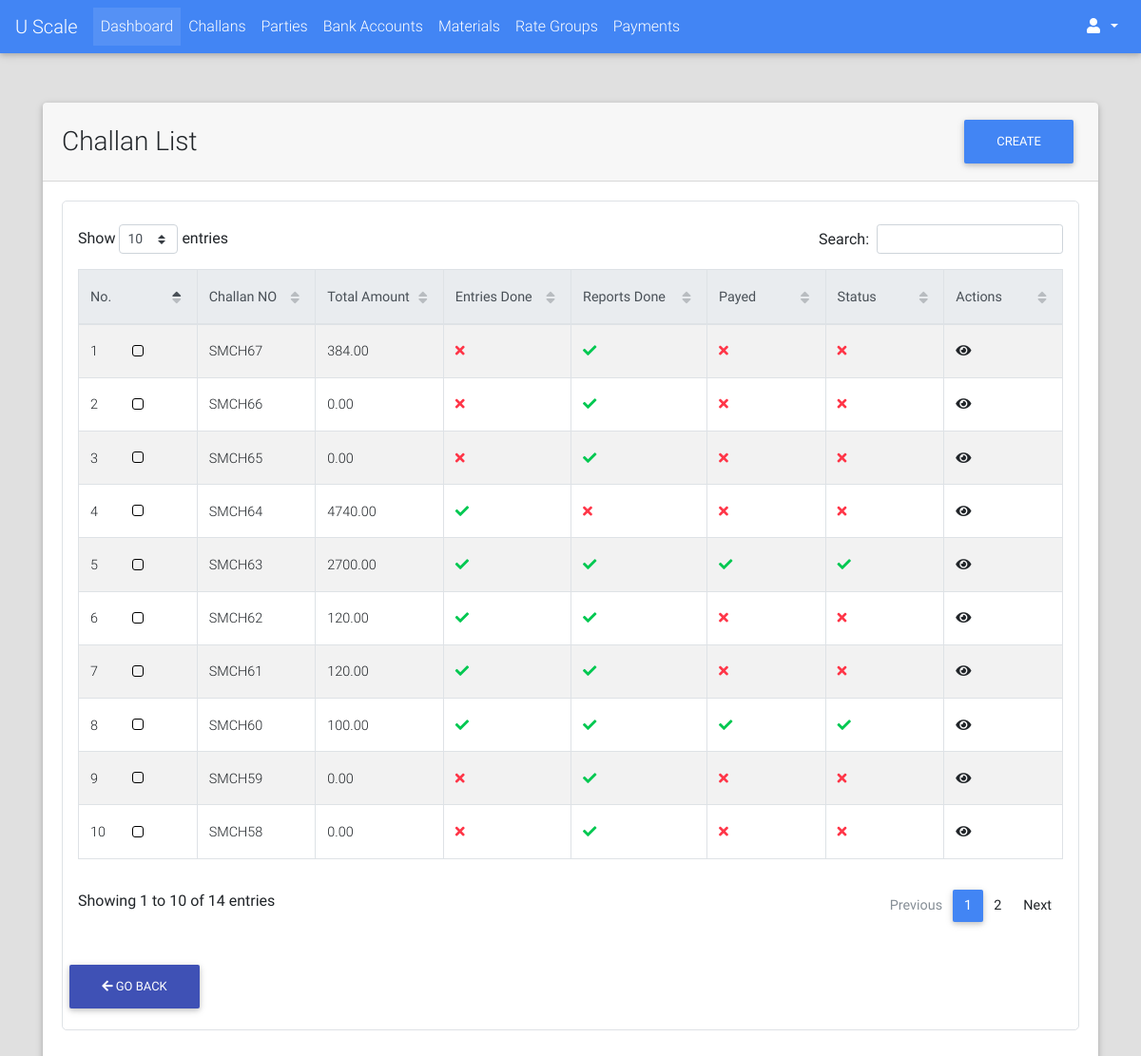
The app's page /challans/list/ (signed in), older data.
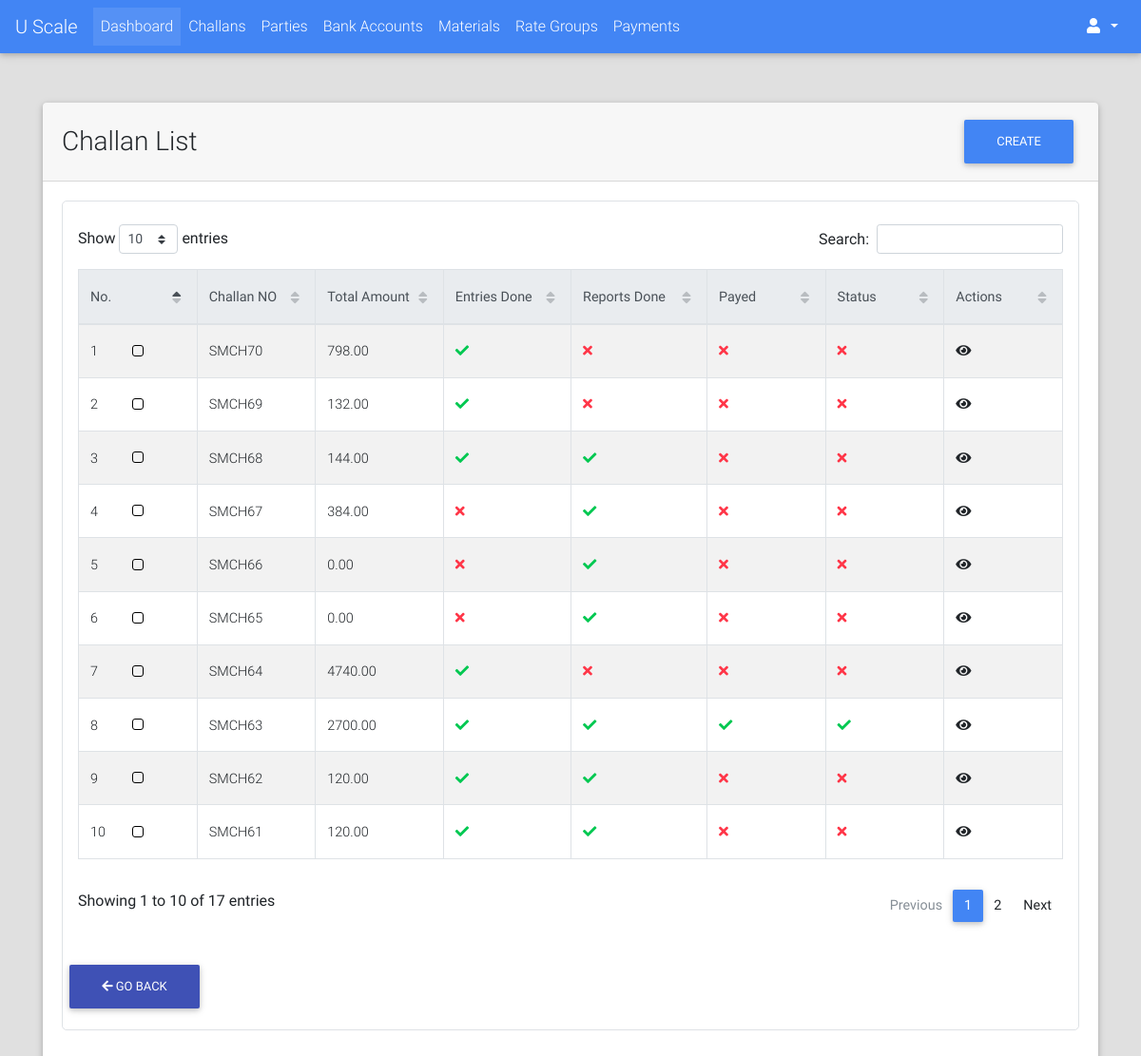
The same page, newer data.
### challans/models.py (models this page shows, shortened)
class Challan(models.Model):
    STATUS_CHOICES = (("PN", "Pending"), ("DN", "Done"))
    created_by = models.ForeignKey(User, on_delete=models.PROTECT)
    party = models.ForeignKey("parties.Party", on_delete=models.CASCADE)
    challan_no = models.CharField(max_length=32, blank=True, null=True)
    vehicle_details = models.CharField(max_length=128, blank=True, null=True)
    weights_amount = models.DecimalField(max_digits=9, decimal_places=2, default=0.00)
    extra_charges = models.DecimalField(max_digits=9, decimal_places=2, default=0.00)
    total_amount = models.DecimalField(max_digits=9, decimal_places=2, default=0.00)
    image = models.ImageField(upload_to="payments/", blank=True, null=True)
    extra_info = models.TextField(blank=True)
    created_on = models.DateTimeField(auto_now_add=True)
    updated_on = models.DateTimeField(auto_now=True)
    is_entries_done = models.BooleanField(default=False)
    is_reports_done = models.BooleanField(default=False)
    is_rates_assigned = models.BooleanField(default=False)
    is_payed = models.BooleanField(default=False)
    status = models.CharField(max_length=2, choices=STATUS_CHOICES, default="PN")
    @property
    def get_absolute_url(self):
        return reverse_lazy("challans:detail", kwargs={"challan_no": self.challan_no})

### challans/views.py (the view)
class ChallanListView(LoginRequiredMixin, ListView):
    model = Challan
    template_name = "challans/list.html"
    context_object_name = "challans"
    ordering = "-id"
    def get_queryset(self):
        qs = super().get_queryset()
        return qs.filter(Q(status="PN") | Q(created_on__date__gte=datetime.date.today()+datetime.timedelta(days=-30)))

### portal/templates/challans/list.html (shortened to what this page needs)
{% extends "portal/base.html" %}
{% load static %}
{% block custom_links %}
    <link href="{% static "css/addons/datatables.min.css" %}" rel="stylesheet">
    <link href="{% static "css/addons/datatables-select.min.css" %}" rel="stylesheet">
{% endblock %}
{% block content %}
    <br><br>
    <div class="container">
        <div class="card">
            <div class="card-header">
                <div class="row">
                    <div class="col-lg-9 m-auto">
                        <h3 class="m-auto">Challan List</h3>
                    </div>
                    <div class="col-lg-3">
                        <a class="float-right" href="{% url "challans:add" %}"><button class="btn btn-primary">Create</button></a>
                    </div>
                </div>
            </div>
            <div class="card-body">
                <div class="table p-3 border" style="border-radius: 5px">
                     <table id="dt-basic-checkbox" class="table table-striped table-bordered" cellspacing="0" width="100%">
                         <thead class="thead-light">
                            <th class="th-sm">No.</th>
                            <th class="th-sm">Challan NO</th>
                            <th class="th-sm">Total Amount</th>
                            <th class="th-sm">Entries Done</th>
                            <th class="th-sm">Reports Done</th>
                            <th class="th-sm">Payed</th>
                            <th class="th-sm">Status</th>
                            <th class="th-sm">Actions</th>
                         </thead>
                         <tbody>
                             {% if challans %}
                                {% for challan in challans %}
                                    <tr>
                                        <td>{{ forloop.counter }}</td>
                                        <td><a href="{{ challan.get_absolute_url }}">{{ challan.challan_no }}</a></td>
                                        <td>{{ challan.total_amount }}</td>
                                        <td>
                                            <i class="fa {% if challan.is_entries_done %}fa-check text-success{% else %}fa-times text-danger{% endif %}"></i>
                                        </td>
                                        <td>
                                            <i class="fa {% if challan.is_reports_done %}fa-check text-success{% else %}fa-times text-danger{% endif %}"></i>
                                        </td>
                                        <td>
                                            <i class="fa {% if challan.is_payed %}fa-check text-success{% else %}fa-times text-danger{% endif %}"></i>
                                        </td>
                                        <td>
                                            <i class="fa {% if challan.status == "DN" %}fa-check text-success{% else %}fa-times text-danger{% endif %}"></i>
                                        </td>
                                        <td><a href="{{ challan.get_absolute_url }}"><i class="fa fa-eye"></i></a></td>
                                    </tr>
                                {% endfor %}
                             {% else %}
                                 <span class="text-black-50 font-weight-bold">No Challans Found</span>
                             {% endif %}
                         </tbody>
                    </table>
                    {% include "portal/goback_btn.html" %}
                 </div>
            </div>
        </div>
    </div>
{% endblock %}

Row changes from the older to the newer data that the page shows:
no longer on this page (row unchanged): Challan: challan_no "SMCH60", total_amount "100.00", is_entries_done True (drawn), is_reports_done True (drawn), is_payed True (drawn)
no longer on this page (row unchanged): Challan: challan_no "SMCH59", total_amount "0.00", is_entries_done False (drawn), is_reports_done True (drawn), is_payed False (drawn)
no longer on this page (row unchanged): Challan: challan_no "SMCH58", total_amount "0.00", is_entries_done False (drawn), is_reports_done True (drawn), is_payed False (drawn)
added Challan: challan_no "SMCH70", total_amount "798.00", is_entries_done True (drawn), is_reports_done False (drawn), is_payed False (drawn)
added Challan: challan_no "SMCH69", total_amount "132.00", is_entries_done True (drawn), is_reports_done False (drawn), is_payed False (drawn)
added Challan: challan_no "SMCH68", total_amount "144.00", is_entries_done True (drawn), is_reports_done True (drawn), is_payed False (drawn)
Text that changed along with them:
text written by a page script: "Show entries Search: Showing 1 to 10 of 14 entries Previous 1 2 Next" → "Show entries Search: Showing 1 to 10 of 17 entries Previous 1 2 Next"
